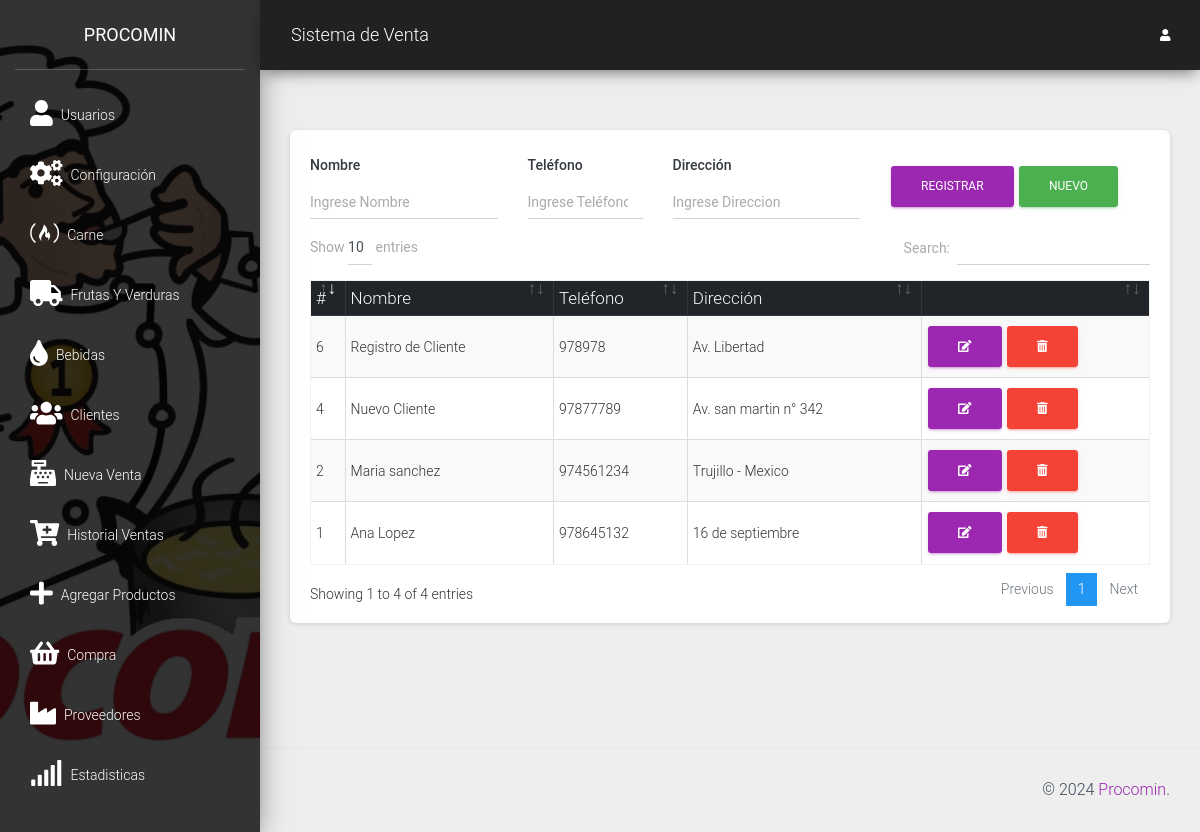
The page /src/clientes.php (signed in) on the database its author committed.
### tables this page shows
CREATE TABLE `cliente` (
  `idcliente` int(11) NOT NULL,
  `nombre` varchar(100) NOT NULL,
  `telefono` varchar(15) NOT NULL,
  `direccion` varchar(200) NOT NULL
);

### src/clientes.php (the view, shortened to what this page needs)
<?php
include_once "includes/header.php";
?>
<div class="card">
    <div class="card-body">
        <div class="row">
            <div class="col-md-12">
                <form action="" method="post" autocomplete="off" id="formulario">
                    <div class="row">
                        <div class="col-md-3">
                            <div class="form-group">
                                <label for="nombre" class="text-dark font-weight-bold">Nombre</label>
                                <input type="text" placeholder="Ingrese Nombre" name="nombre" id="nombre" class="form-control">
                            </div>
                        </div>
                        <div class="col-md-2">
                            <div class="form-group">
                                <label for="telefono" class="text-dark font-weight-bold">Teléfono</label>
                                <input type="number" placeholder="Ingrese Teléfono" name="telefono" id="telefono" class="form-control">
                            </div>
                        </div>
                        <div class="col-md-3">
                            <div class="form-group">
                                <label for="direccion" class="text-dark font-weight-bold">Dirección</label>
                                <input type="text" placeholder="Ingrese Direccion" name="direccion" id="direccion" class="form-control">
                            </div>
                        </div>
                        <div class="col-md-4 mt-3">
                            <input type="submit" value="Registrar" class="btn btn-primary" id="btnAccion">
                            <input type="button" value="Nuevo" class="btn btn-success" id="btnNuevo" onclick="limpiar()">
                        </div>
                    </div>
                </form>
            </div>
            <div class="col-md-12">
                <div class="table-responsive">
                    <table class="table table-striped table-bordered" id="tbl">
                        <thead class="thead-dark">
                            <tr>
                                <th>#</th>
                                <th>Nombre</th>
                                <th>Teléfono</th>
                                <th>Dirección</th>
                                <th></th>
                            </tr>
                        </thead>
                        <tbody>
                            <?php
                            include "../conexion.php";
                            $query = mysqli_query($conexion, "SELECT * FROM cliente");
                            $result = mysqli_num_rows($query);
                            if ($result > 0) {
                                while ($data = mysqli_fetch_assoc($query)) { ?>
                                    <tr>
                                        <td><?php echo $data['idcliente']; ?></td>
                                        <td><?php echo $data['nombre']; ?></td>
                                        <td><?php echo $data['telefono']; ?></td>
                                        <td><?php echo $data['direccion']; ?></td>
                                        <td>
                                            <a href="#" onclick="editarCliente(<?php echo $data['idcliente']; ?>)" class="btn btn-primary"><i class='fas fa-edit'></i></a>
                                            <form action="eliminar_cliente.php?id=<?php echo $data['idcliente']; ?>" method="post" class="confirmar d-inline">
                                                <button class="btn btn-danger" type="submit"><i class='fas fa-trash-alt'></i> </button>
                                            </form>
                                        </td>
                                    </tr>
                            <?php }
                            } ?>
                        </tbody>
                    </table>
                </div>
            </div>
        </div>
    </div>
</div>
<?php include_once "includes/footer.php"; ?>

### src/includes/header.php (shortened to what this page needs)
<!DOCTYPE html>
<html lang="en">
<head>
    <link href="../assets/css/material-dashboard.css" rel="stylesheet" />
    <link href="../assets/css/dataTables.bootstrap4.min.css" rel="stylesheet" />
    <link rel="stylesheet" href="../assets/js/jquery-ui/jquery-ui.min.css">
</head>
<body>
    <div class="wrapper ">
        <div class="sidebar" data-color="purple" data-background-color="black" data-image="../assets/img/home-2.jpg">
            <div class="logo"><a href="./" class="simple-text logo-normal">
                    Procomin
                </a></div>
            <div class="sidebar-wrapper">
                <ul class="nav">
                    <li class="nav-item">
                        <a class="nav-link d-flex" href="usuarios.php">
                            <i class="fas fa-user mr-2 fa-2x"></i>
                            <p> Usuarios</p>
                        </a>
                    </li>
                    <li class="nav-item">
                        <a class="nav-link d-flex" href="config.php">
                            <i class="fas fa-cogs mr-2 fa-2x"></i>
                            <p> Configuración</p>
                        </a>
                    </li>
                    <li class="nav-item">
                        <a class="nav-link d-flex" href="productos.php">
                            <i class="fab fa-free-code-camp mr-2 fa-2x"></i>
                            <p> Carne</p>
                        </a>
                    </li>
                    <li class="nav-item">
                        <a class="nav-link d-flex" href="fyv.php">
                            <i class="fa fa-truck     mr-2 fa-2x"></i>
                            <p> Frutas y Verduras</p>
                        </a>
                    </li>
                    <li class="nav-item">
                        <a class="nav-link d-flex" href="bebidas.php">
                            <i class="fas fa-tint  mr-2 fa-2x"></i>
                            <p> Bebidas</p>
                        </a>
                    </li>
                    <li class="nav-item">
                        <a class="nav-link d-flex" href="clientes.php">
                            <i class=" fas fa-users mr-2 fa-2x"></i>
                            <p> Clientes</p>
                        </a>
                    </li>
                    <li class="nav-item">
                        <a class="nav-link d-flex" href="ventas.php">
                            <i class="fas fa-cash-register mr-2 fa-2x"></i>
                            <p> Nueva Venta</p>
                        </a>
                    </li>
                    <li class="nav-item">
                        <a class="nav-link d-flex" href="lista_ventas.php">
                            <i class="fas fa-cart-plus mr-2 fa-2x"></i>
                            <p> Historial Ventas</p>
                        </a>
                    </li>
                    <li class="nav-item">
                        <a class="nav-link d-flex" href="agregar_pro.php">
                            <i class="fa fa-plus  mr-2 fa-2x"></i>
                            <p> Agregar Productos</p>
                        </a>
                    </li>
                    <li class="nav-item">
                        <a class="nav-link d-flex" href="compras.php">
                            <i class="fas fa-shopping-basket mr-2 fa-2x"></i>
                            <p> Compra</p>
                        </a>
                    </li>
                    <li class="nav-item">
                        <a class="nav-link d-flex" href="proveedores.php">
                            <i class="fas fa-industry mr-2 fa-2x"></i>
                            <p> Proveedores</p>
                        </a>
                    </li>
                    <li class="nav-item">
                        <a class="nav-link d-flex" href="graficas.php">
                            <i class="fa fa-signal mr-2 fa-2x"></i>
                            <p> Estadisticas</p>
                        </a>
                    </li>
                </ul>
            </div>
        </div>
        <div class="main-panel">
            <nav class="navbar navbar-expand-lg navbar-absolute fixed-top bg-dark">
                <div class="container-fluid">
                    <div class="navbar-wrapper">
                        <a class="navbar-brand" href="javascript:;">Sistema de Venta</a>
                    </div>
                    <div class="collapse navbar-collapse justify-content-end">
                        <ul class="navbar-nav">
                            <li class="nav-item dropdown">
                                <a class="nav-link" href="javascript:;" id="navbarDropdownProfile" data-toggle="dropdown" aria-haspopup="true" aria-expanded="false">
                                    <i class="fas fa-user"></i>
                                </a>
                            </li>
                        </ul>
                    </div>
                </div>
            </nav>
            <div class="content">
                <div class="container-fluid">

### src/includes/footer.php (shortened to what this page needs)
</div>
</div>
<footer class="footer">
    <div class="container-fluid">
        <div class="copyright float-right">
            &copy;
            <a href="#" target="_blank">Procomin</a>.
        </div>
    </div>
</footer>
</div>
</div>
</body>
</html>

### rows shown on the page
cliente: idcliente "1", nombre "Ana Lopez", telefono "978645132", direccion "16 de septiembre"
cliente: idcliente "2", nombre "Maria sanchez", telefono "974561234", direccion "Trujillo - Mexico"
cliente: idcliente "4", nombre "Nuevo Cliente", telefono "97877789", direccion "Av. san martin n° 342"
cliente: idcliente "6", nombre "Registro de Cliente", telefono "978978", direccion "Av. Libertad"
